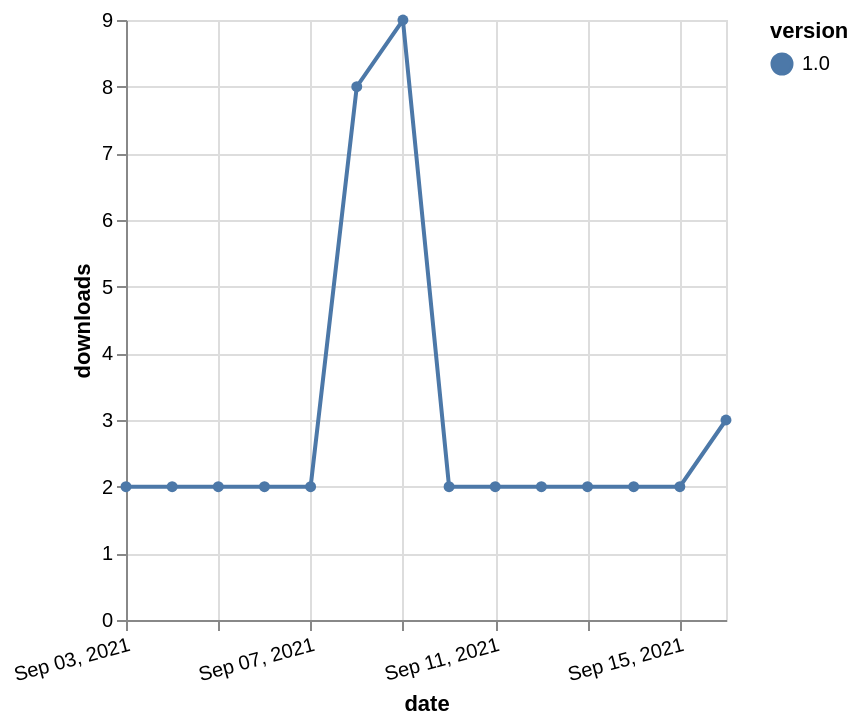

Write a Vega-Lite specification for this figure.
### Vega-Lite specification from a JSON file in a GitHub repository (floating-point values rounded to 4 significant figures)
{"$schema": "https://vega.github.io/schema/vega-lite/v5.json", "description": "A simple bar chart with embedded data.", "data": {"values": [{"date": "2021-09-03", "total": 4361, "delta": 2, "version": "1.0"}, {"date": "2021-09-04", "total": 4363, "delta": 2, "version": "1.0"}, {"date": "2021-09-05", "total": 4365, "delta": 2, "version": "1.0"}, {"date": "2021-09-06", "total": 4367, "delta": 2, "version": "1.0"}, {"date": "2021-09-07", "total": 4369, "delta": 2, "version": "1.0"}, {"date": "2021-09-08", "total": 4377, "delta": 8, "version": "1.0"}, {"date": "2021-09-09", "total": 4386, "delta": 9, "version": "1.0"}, {"date": "2021-09-10", "total": 4388, "delta": 2, "version": "1.0"}, {"date": "2021-09-11", "total": 4390, "delta": 2, "version": "1.0"}, {"date": "2021-09-12", "total": 4392, "delta": 2, "version": "1.0"}, {"date": "2021-09-13", "total": 4394, "delta": 2, "version": "1.0"}, {"date": "2021-09-14", "total": 4396, "delta": 2, "version": "1.0"}, {"date": "2021-09-15", "total": 4398, "delta": 2, "version": "1.0"}, {"date": "2021-09-16", "total": 4401, "delta": 3, "version": "1.0"}]}, "width": "container", "mark": {"type": "line", "point": {"filled": true}}, "encoding": {"x": {"field": "date", "type": "temporal", "timeUnit": "yearmonthdate", "title": "date", "axis": {"labelAngle": -15}}, "y": {"field": "delta", "type": "quantitative", "title": "downloads"}, "color": {"field": "version", "type": "nominal"}, "tooltip": {"field": "delta"}}}
